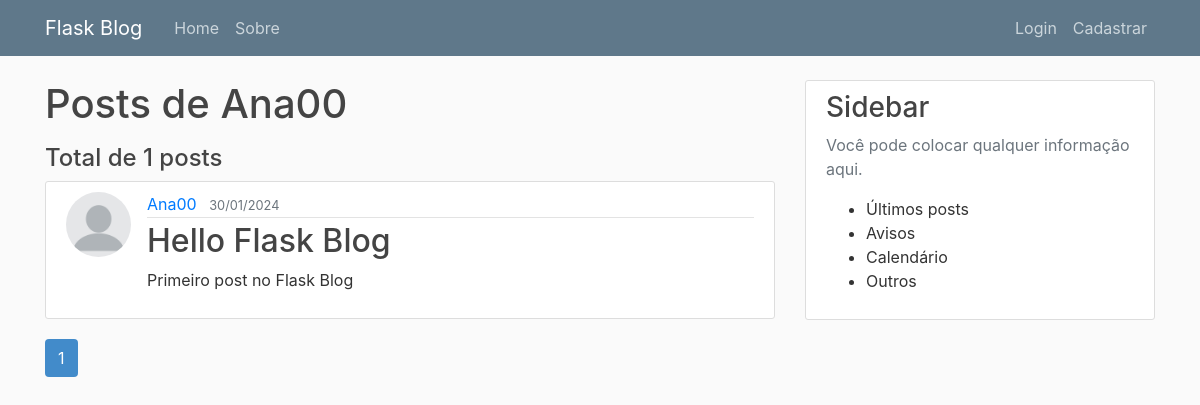
Before: /usuario/Ana00 with the older database file.
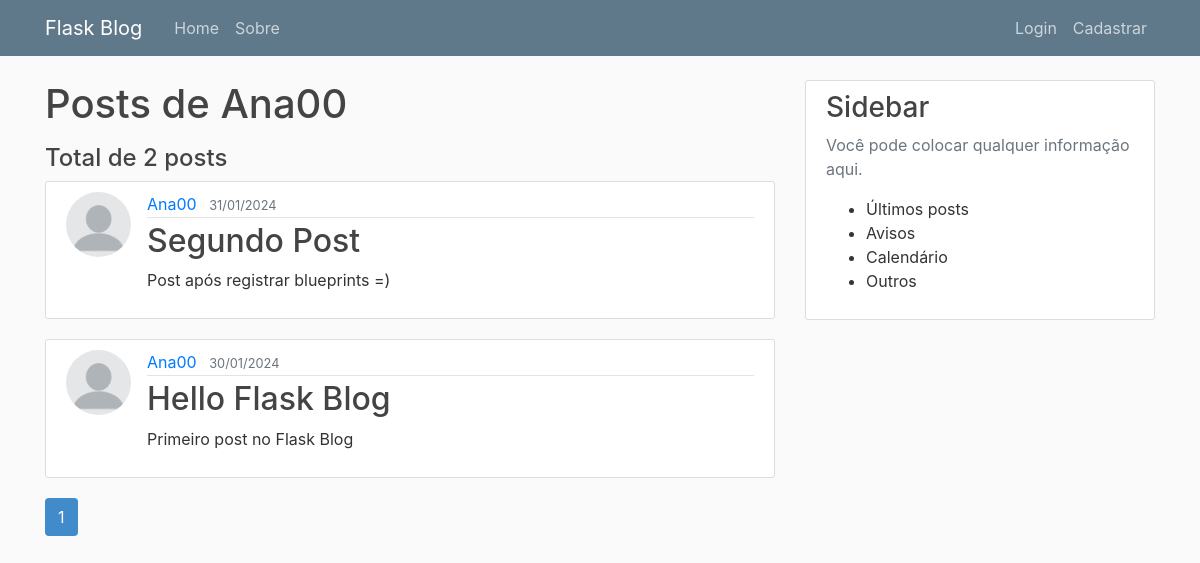
After: the same page with the newer database file.
### flaskblog/models.py (models this page shows, shortened)
class Post(db.Model):
    id = db.Column(db.Integer, primary_key=True)
    title = db.Column(db.String(100), nullable=False)
    date_posted = db.Column(db.DateTime, nullable=False, default=datetime.utcnow)
    content = db.Column(db.Text, nullable=False)
    user_id = db.Column(db.Integer, db.ForeignKey('user.id'), nullable=False)

class User(db.Model, UserMixin):
    id = db.Column(db.Integer, primary_key=True)
    username = db.Column(db.String(20), unique=True, nullable=False)
    email = db.Column(db.String(120), unique=True, nullable=False)
    image_file = db.Column(db.String(20), nullable=False, default='default.jpg')
    password = db.Column(db.String(60), nullable=False)
    posts = db.relationship('Post', backref='author', lazy=True)

### flaskblog/users/routes.py (the view)
@users.route("/usuario/<string:username>")
def user_post(username):
    page = request.args.get('page', 1, type=int)
    user = User.query.filter_by(username=username).first_or_404()
    posts = Post.query.filter_by(author=user)\
        .order_by(Post.date_posted.desc())\
        .paginate(page=page, per_page=5)
    return render_template('usuario_post.html', posts=posts, user=user)

### flaskblog/templates/usuario_post.html
{% extends 'layout.html' %}
{% block content %}
    <h1 class="mb-3">Posts de {{ user.username }}</h1>
    <h4 >Total de {{posts.total}} posts</h4>
    {% for post in posts.items %}
        <article class="media content-section">
            <img class="rounded-circle article-img" src="{{ url_for('static', filename='profile_pics/' + post.author.image_file) }}">
            <div class="media-body">
                <div class="article-metadata">
                    <a class="mr-2" href="{{ url_for('users.user_post', username=post.author.username) }}">{{ post.author.username }}</a>
                    <small class="text-muted">{{ post.date_posted.strftime('%d/%m/%Y') }}</small>
                </div>
                <h2><a class="article-title" href="{{ url_for('posts.post', post_id=post.id) }}">{{ post.title }}</a></h2>
                <p class="article-content">{{ post.content }}</p>
            </div>
        </article>
    {% endfor %}
    {% for page_num in posts.iter_pages(left_edge=1, right_edge=1, left_current=1, right_current=2) %}
        {% if page_num %}
            {% if posts.page == page_num %}
                <a class="btn btn-pagination mb-4" href="{{ url_for('users.user_post', username=user.username, page=page_num) }}">{{ page_num }}</a>
            {% else %}
                <a class="btn btn-pagination-current mb-4" href="{{ url_for('users.user_post', username=user.username, page=page_num) }}">{{ page_num }}</a>
            {% endif %}
            {% else %}
                ...
        {% endif %}
    {% endfor %}
{% endblock content %}

Changed rows visible on the page:
added Post: image_file (placeholder picture), author.username "Ana00", date_posted "31/01/2024", title "Segundo Post", content "Post após registrar blueprints =)"
Other visible differences:
{{ posts.total }}: "1" → "2"
